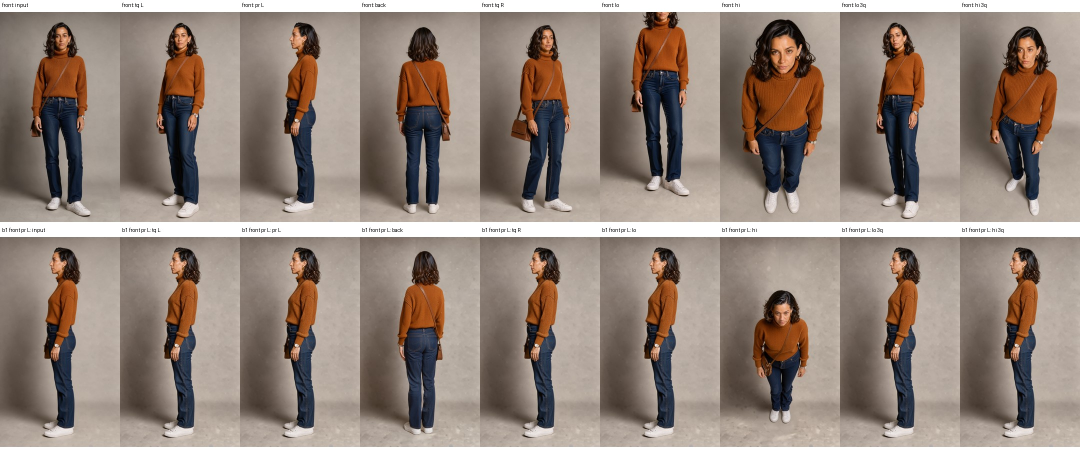
#> input picture .agents/mpi-kanban/tasks/MPI-1039/research/sheets/body_b2.jpg, 2160 x 900 px (shown at 1/2 size)
$ python contact.py ../../../MPI-1039/research/sheets/body_b6_src.jpg ../../../MPI-1039/research/sheets/body_b2.jpg ../../../MPI-1039/research/sheets/body_b2.jpg 5
#> lines starting #> are read from the running program, lines starting #| are printed output that depends on the picture
"""contact.py <dir> <out.jpg> <glob> [cols] - labelled grid of bench outputs, each scaled to 896 px wide."""
import glob, os, sys
from PIL import Image, ImageDraw

d, out, pat = sys.argv[1:4]
cols = int(sys.argv[4]) if len(sys.argv) > 4 else 2
files = sorted(glob.glob(os.path.join(d, pat)))
W = 896
ims = []
for f in files:
    im = Image.open(f).convert('RGB')
#> im is the input picture: PIL image 2160x900 RGB; mean R, G, B 147, 131.9, 122
    ims.append((os.path.basename(f)[:-4], im.resize((W, round(im.height * W / im.width)))))
H = max(im.height for _, im in ims) + 28
#> H = 401
rows = -(-len(ims) // cols)
#> rows = 1
sheet = Image.new('RGB', (cols * W, rows * H), 'white')
#> sheet: PIL image 4480x401 RGB; every value is 255
dr = ImageDraw.Draw(sheet)
for i, (tag, im) in enumerate(ims):
    x, y = (i % cols) * W, (i // cols) * H
    sheet.paste(im, (x, y + 28))
    dr.text((x + 6, y + 6), f'{tag}  {im.width}x{im.height}', fill='black')
#> this loop made 1 pass
#> (tag, x, y) on pass 1: ('body_b2', 0, 0)
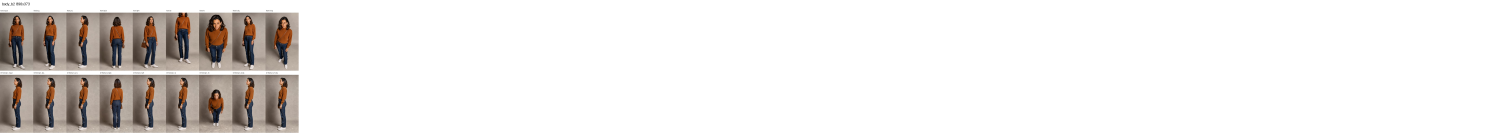
#> sheet: PIL image 4480x401 RGB (shown at 1/3 size); mean R, G, B 234.9, 232.1, 230.2
sheet.save(out, quality=88)
print(out, len(ims), 'images')
#| ../../../MPI-1039/research/sheets/body_b2.jpg 1 images

$ run again, on .agents/mpi-kanban/tasks/MPI-1039/research/sheets/body_b3.jpg
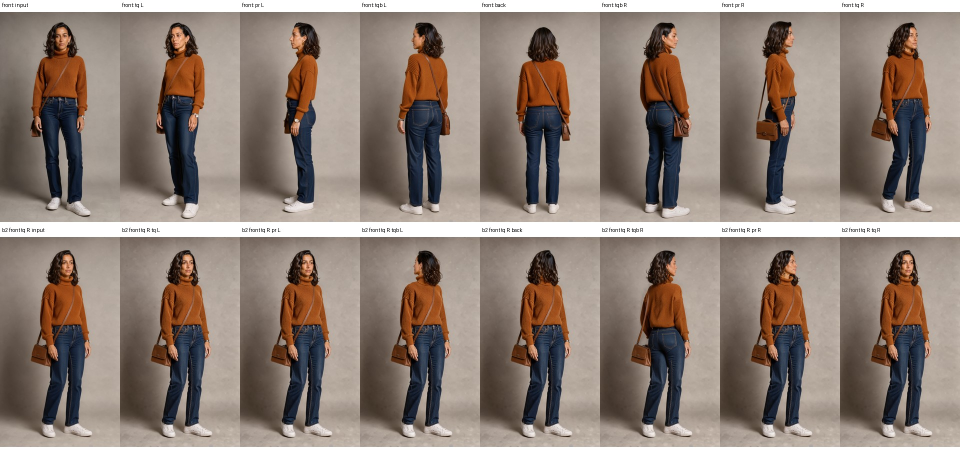
#> input picture .agents/mpi-kanban/tasks/MPI-1039/research/sheets/body_b3.jpg, 1920 x 900 px (shown at 1/2 size)
#> im is the input picture: PIL image 1920x900 RGB; mean R, G, B 141.1, 126.4, 117
#> H = 448
#> rows = 1
#> the loop `for i, (tag, im) in enumerate(ims):` made 1 pass
#> (tag, x, y) on pass 1: ('body_b3', 0, 0)
#> after the loop `for i, (tag, im) in enumerate(ims):`:
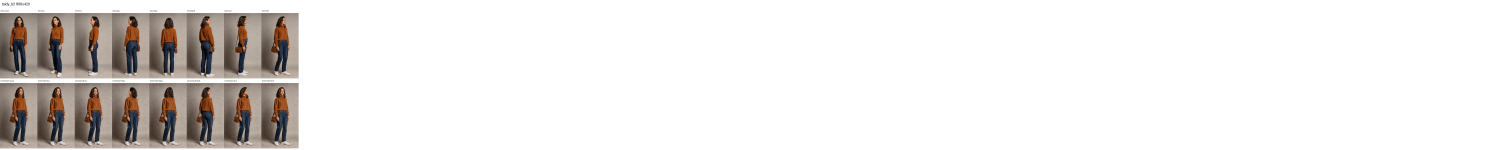
#> sheet: PIL image 4480x448 RGB (shown at 1/3 size); mean R, G, B 233.6, 230.9, 229.1
#| ../../../MPI-1039/research/sheets/body_b3.jpg 1 images

$ run again, on .agents/mpi-kanban/tasks/MPI-1039/research/sheets/body_b5.jpg
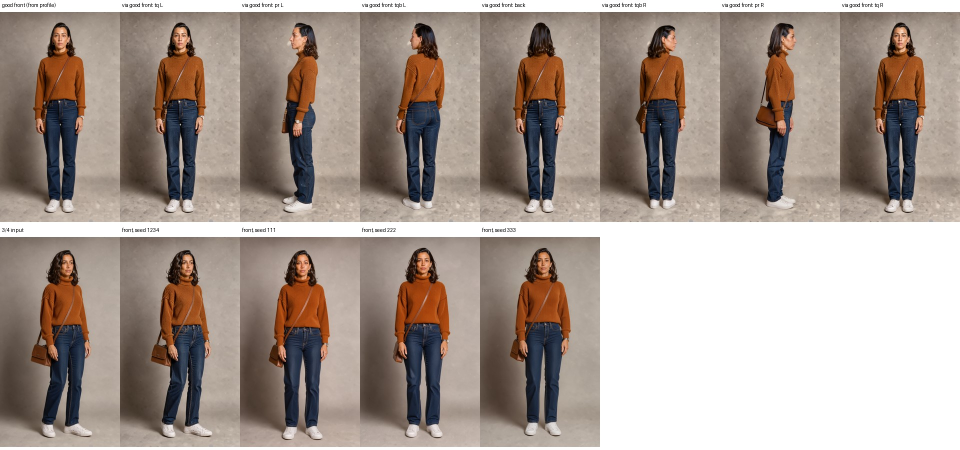
#> input picture .agents/mpi-kanban/tasks/MPI-1039/research/sheets/body_b5.jpg, 1920 x 900 px (shown at 1/2 size)
#> im is the input picture: PIL image 1920x900 RGB; mean R, G, B 165.6, 152.6, 144.2
#> H = 448
#> rows = 1
#> the loop `for i, (tag, im) in enumerate(ims):` made 1 pass
#> (tag, x, y) on pass 1: ('body_b5', 0, 0)
#> after the loop `for i, (tag, im) in enumerate(ims):`:
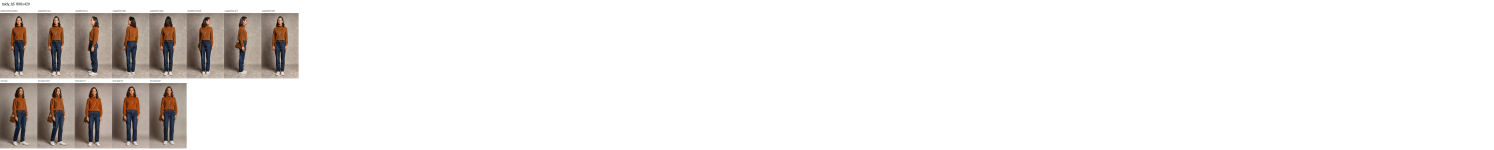
#> sheet: PIL image 4480x448 RGB (shown at 1/3 size); mean R, G, B 238.2, 235.8, 234.2
#| ../../../MPI-1039/research/sheets/body_b5.jpg 1 images

$ run again, on .agents/mpi-kanban/tasks/MPI-1039/research/sheets/body_b6_good.jpg
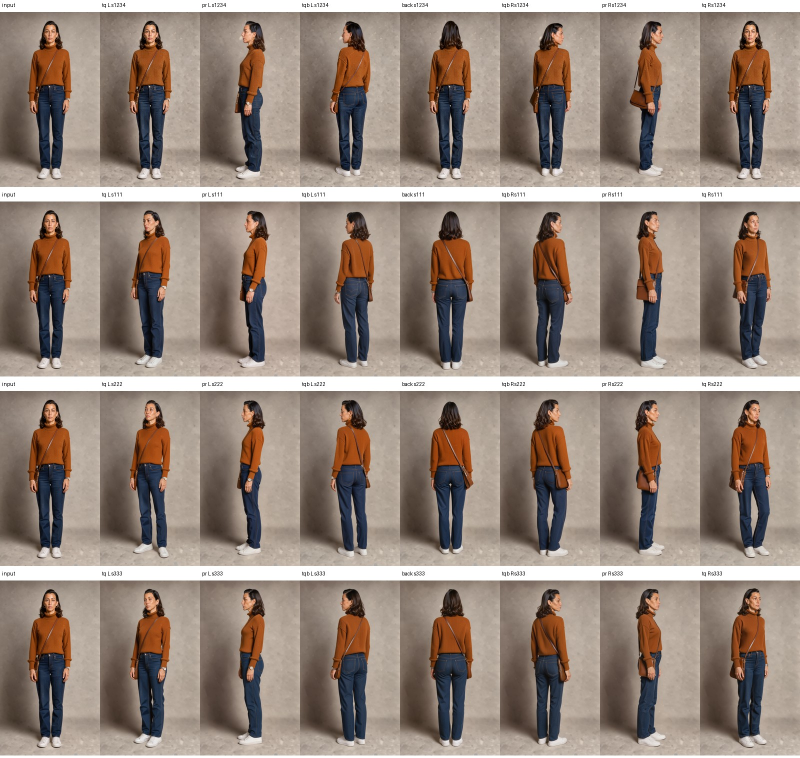
#> input picture .agents/mpi-kanban/tasks/MPI-1039/research/sheets/body_b6_good.jpg, 1600 x 1516 px (shown at 1/2 size)
#> im is the input picture: PIL image 1600x1516 RGB; mean R, G, B 147.6, 132.3, 121.7
#> H = 877
#> rows = 1
#> the loop `for i, (tag, im) in enumerate(ims):` made 1 pass
#> (tag, x, y) on pass 1: ('body_b6_good', 0, 0)
#> after the loop `for i, (tag, im) in enumerate(ims):`:
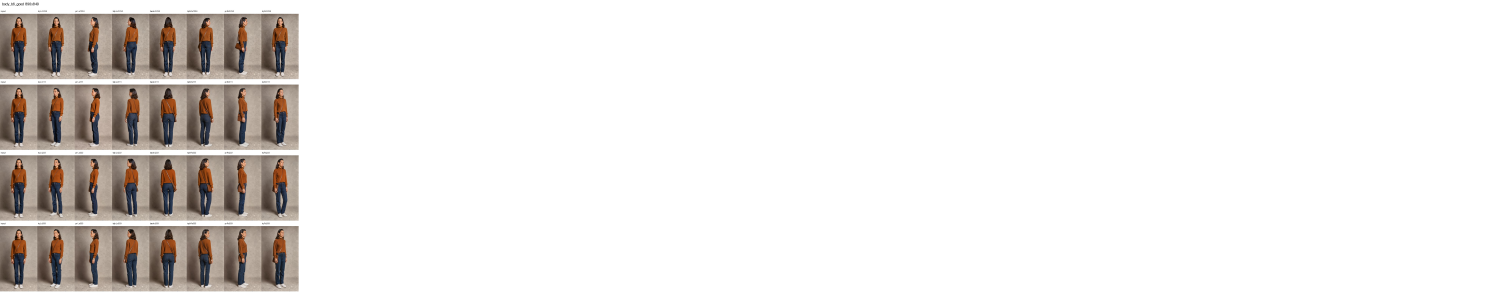
#> sheet: PIL image 4480x877 RGB (shown at 1/3 size); mean R, G, B 234.2, 231.2, 229.2
#| ../../../MPI-1039/research/sheets/body_b6_good.jpg 1 images
